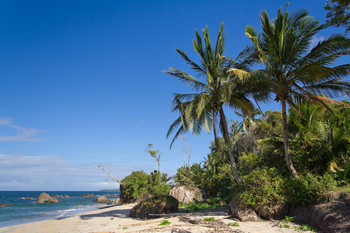
#> input picture images/beach.png, 350 x 233 px
$ python color_histograms.py --image images/beach.png
#> lines starting #> are read from the running program, lines starting #| are printed output that depends on the picture
from __future__ import print_function
from matplotlib import pyplot as plt
import numpy as np
import argparse
import cv2

ap = argparse.ArgumentParser()
ap.add_argument("-i", "--image", required = True, help = "Path to the image")
args = vars(ap.parse_args())

image = cv2.imread(args["image"])
#> image is the input picture: shape (233, 350, 3); mean B, G, R 136, 110.4, 78.6
cv2.imshow("Original", image)

chans = cv2.split(image)
colors = ("b", "g", "r")
plt.figure()
plt.title("\'Flattened\' Color Histograph")
plt.xlabel("Bins")
plt.ylabel("# of Pixels")

for (chan, color) in zip(chans, colors):
    hist = cv2.calcHist([chan], [0], None, [256], [0, 256])
    plt.plot(hist, color = color)
    plt.xlim(0, 256)
#> this loop made 3 passes
#> color on passes 1 to 3: 'b', 'g', 'r'

fig = plt.figure()

ax = fig.add_subplot(131)
hist = cv2.calcHist([chans[1], chans[0]], [0, 1], None, [32, 32], [0, 256, 0, 256])
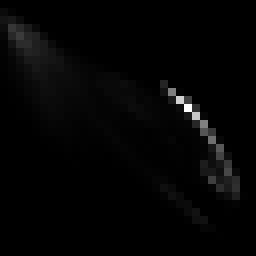
#> hist: shape (32, 32) float32 (shown 8 times larger); min 0, max 4300, mean 79.6; drawn with min black and max white
p = ax.imshow(hist, interpolation = "nearest")
ax.set_title("2D Color History for G and B")
plt.colorbar(p)

ax = fig.add_subplot(132)
hist = cv2.calcHist([chans[1], chans[2]], [0, 1], None, [32, 32], [0, 256, 0, 256])
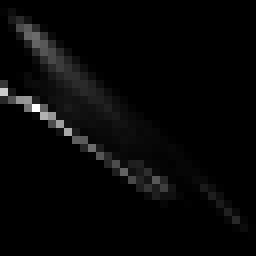
#> hist: shape (32, 32) float32 (shown 8 times larger); min 0, max 2800, mean 79.6; drawn with min black and max white
p = ax.imshow(hist, interpolation = "nearest")
ax.set_title("2D Color Histogram for G and R")
plt.colorbar(p)


ax = fig.add_subplot(133)
hist = cv2.calcHist([chans[0], chans[2]], [0, 1], None, [32, 32], [0, 256, 0, 256])
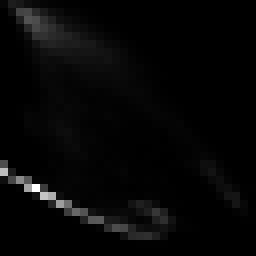
#> hist: shape (32, 32) float32 (shown 8 times larger); min 0, max 2991, mean 79.6; drawn with min black and max white
p = ax.imshow(hist, interpolation = "nearest")
ax.set_title("2D Color Histogram for B and R")
plt.colorbar(p)

print("2D histogram shape: {}, with {} values".format(hist.shape, hist.flatten().shape[0]))
#| 2D histogram shape: (32, 32), with 1024 values

ax = fig.add_subplot(133)
# hist = cv2.calcHist([chan])

plt.show()
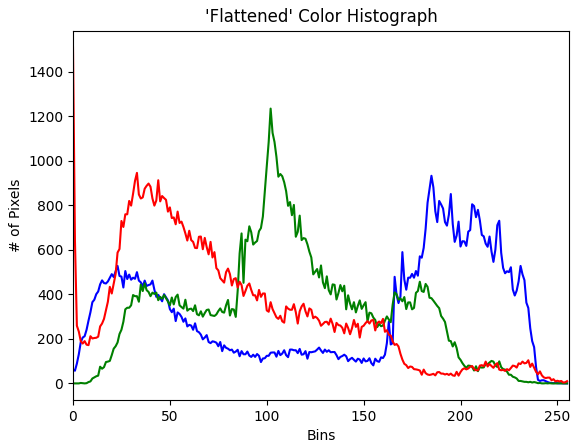
#> figure drawn by matplotlib, 1 panel; curve peaks at x = 185, y = 933; curve peaks at x = 102, y = 1235; curve peaks at x = 0, y = 1510
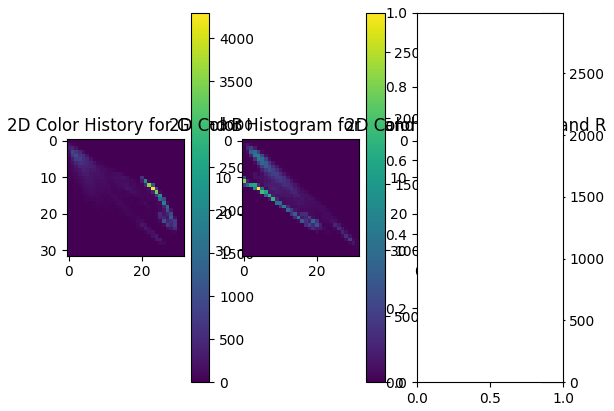
#> figure drawn by matplotlib, 6 panels
cv2.waitKey(0)

$ run again, on images/wave.png
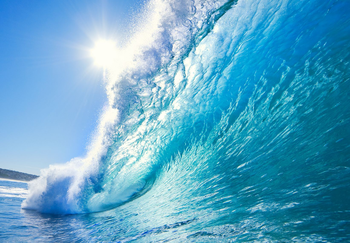
#> input picture images/wave.png, 350 x 243 px
#> image is the input picture: shape (243, 350, 3); mean B, G, R 199.1, 166.5, 93.5
#> the loop `for (chan, color) in zip(chans, colors):` made 3 passes
#> color on passes 1 to 3: 'b', 'g', 'r'
#> `hist = cv2.calcHist([chans[0], chans[2]], [0, 1], None, [32, 32], [0, ..`:
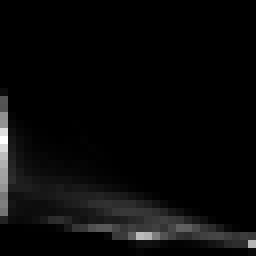
#> hist: shape (32, 32) float32 (shown 8 times larger); min 0, max 2330, mean 83.1; drawn with min black and max white
#| 2D histogram shape: (32, 32), with 1024 values
#> `plt.show()`:
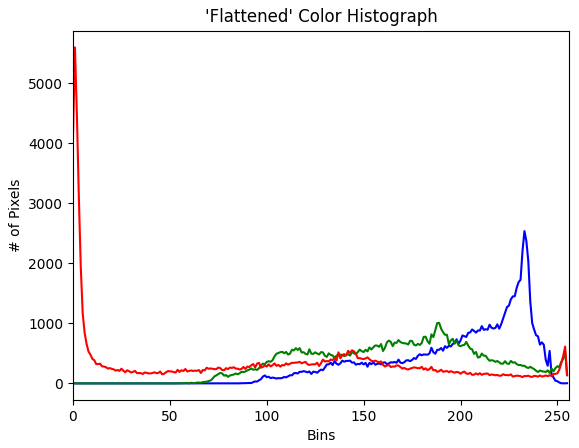
#> figure drawn by matplotlib, 1 panel; curve peaks at x = 233, y = 2538; curve peaks at x = 189, y = 1008; curve peaks at x = 1, y = 5600
